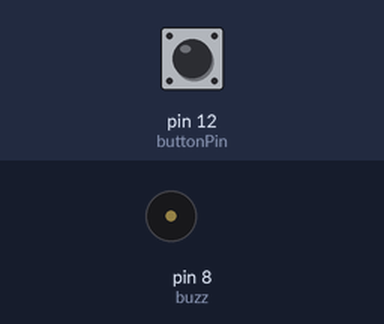
Simulated run of this sketch. Board: Arduino Uno, built with avr-gcc and run on an emulated ATmega328P. Shown: buzzer (waves = sounding). The test bench sets the inputs (shaded band); at power-on: pin 12 (buttonPin) LOW.

Above: at 1.2 s.
1.3 s: pin 12 (buttonPin) pulled HIGH for 0.15 s
At 2.0 s:
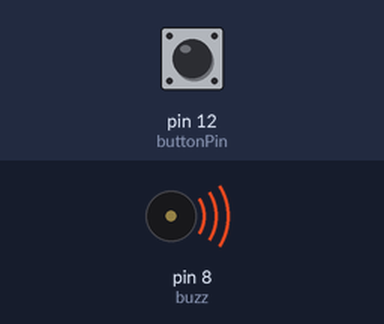
4.4 s: pin 12 (buttonPin) pulled HIGH for 1 s
At 7.2 s:
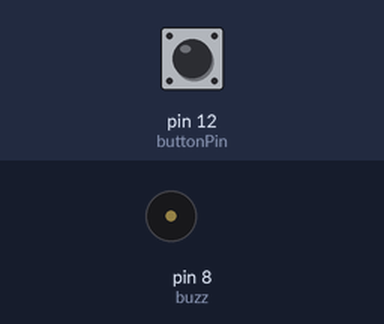
7.4 s: pin 12 (buttonPin) pulled HIGH for 3.2 s
At 8.1 s:
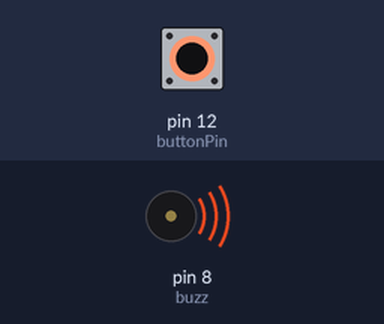
Timing chart, 0 to 13.4 s (numbered marks = the images above; inputs shaded):
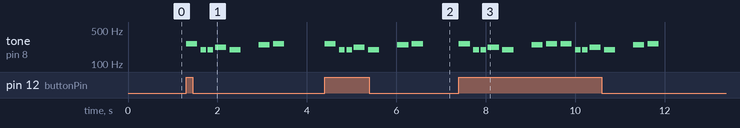

The sketch:

DoorBell.ino
```cpp
int melody[] = {262 , 196 , 196 , 220 , 196 , 0, 247 , 262};
int noteDurations[] = {4, 8, 8, 4, 4, 4, 4, 4};

int buttonPin = 12;
int buzz = 8;

void setup(){

 pinMode(buttonPin, INPUT);
 pinMode(buzz, OUTPUT);

}
void loop(){

 bool buttonState = digitalRead(buttonPin);

 if (buttonState == true){
   for (int thisNote=0; thisNote <8; thisNote++){
     int noteDuration = 1000 / noteDurations [thisNote];
     tone(buzz, melody [thisNote], noteDuration);
     int pauseBetweenNotes = noteDuration * 1.30;
     delay(pauseBetweenNotes);
   }
 }
}
```

Measured:
- after the input at 1.3 s, tone on pin 8 (buzz): plays 262 Hz for 0.25 s, 196 Hz for 0.13 s, 196 Hz for 0.13 s, 220 Hz for 0.25 s, 196 Hz for 0.25 s, 247 Hz for 0.25 s … (7 notes in this stretch), starting at once
- after the input at 4.4 s, tone on pin 8 (buzz): plays 262 Hz for 0.25 s, 196 Hz for 0.13 s, 196 Hz for 0.13 s, 220 Hz for 0.25 s, 196 Hz for 0.25 s, 247 Hz for 0.25 s … (7 notes in this stretch), starting at once
- after the input at 7.4 s, tone on pin 8 (buzz): plays 262 Hz for 0.25 s, 196 Hz for 0.13 s, 196 Hz for 0.13 s, 220 Hz for 0.25 s, 196 Hz for 0.25 s, 247 Hz for 0.25 s … (14 notes in this stretch), starting at once
